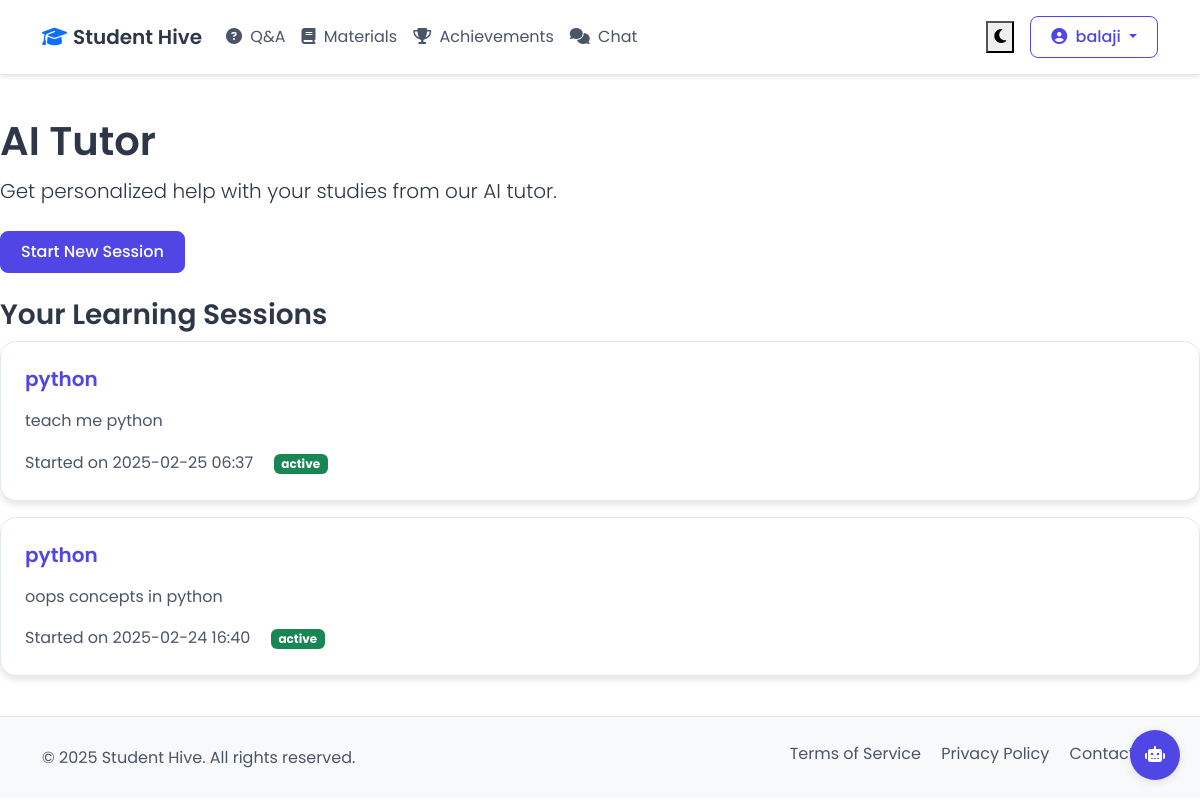
Screenshot of /ai-tutor (signed in) with the database file from the repository.
### app.py (models this page shows, shortened)
class User(UserMixin, db.Model):
    id = db.Column(db.Integer, primary_key=True)
    username = db.Column(db.String(80), unique=True, nullable=False)
    email = db.Column(db.String(120), unique=True, nullable=False)
    password_hash = db.Column(db.String(128))
    questions = db.relationship('Question', backref='author', lazy=True)
    answers = db.relationship('Answer', backref='author', lazy=True)
    achievements = db.relationship('Achievement', backref='user', lazy=True)
    materials = db.relationship('StudyMaterial', backref='author', lazy=True)
    projects = db.relationship('Project', backref='author', lazy=True)
    chat_messages = db.relationship('ChatMessage', backref='author', lazy=True)
    achievement_comments = db.relationship('AchievementComment', backref='author', lazy=True)
    tutor_sessions = db.relationship('TutorSession', backref='student', lazy=True)

class TutorSession(db.Model):
    id = db.Column(db.Integer, primary_key=True)
    topic = db.Column(db.String(200), nullable=False)
    content = db.Column(db.Text, nullable=False)
    status = db.Column(db.String(20), default='active')  # active, completed
    timestamp = db.Column(db.DateTime, default=datetime.utcnow)
    user_id = db.Column(db.Integer, db.ForeignKey('user.id'), nullable=False)
    messages = db.relationship('TutorMessage', backref='session', lazy=True)

### app.py (the view)
@app.route('/ai-tutor')
@login_required
def ai_tutor():
    sessions = TutorSession.query.filter_by(user_id=current_user.id).order_by(TutorSession.timestamp.desc()).all()
    return render_template('ai_tutor.html', sessions=sessions)

### app.py (called while the page is built)
@login_manager.user_loader
def load_user(user_id):
    return User.query.get(int(user_id))

### templates/ai_tutor.html
{% extends "base.html" %}
{% block content %}
<div class="row">
    <div class="col-md-12">
        <h1>AI Tutor</h1>
        <p class="lead mb-4">Get personalized help with your studies from our AI tutor.</p>
        <a href="{{ url_for('new_tutor_session') }}" class="btn btn-primary mb-4">Start New Session</a>
        <h3>Your Learning Sessions</h3>
        {% for session in sessions %}
        <div class="card mb-3">
            <div class="card-body">
                <h5 class="card-title">
                    <a href="{{ url_for('view_tutor_session', session_id=session.id) }}" class="text-decoration-none">
                        {{ session.topic }}
                    </a>
                </h5>
                <p class="card-text">{{ session.content[:200] }}{% if session.content|length > 200 %}...{% endif %}</p>
                <div class="text-muted">
                    Started on {{ session.timestamp.strftime('%Y-%m-%d %H:%M') }}
                    <span class="ms-3 badge {% if session.status == 'active' %}bg-success{% else %}bg-secondary{% endif %}">
                        {{ session.status }}
                    </span>
                </div>
            </div>
        </div>
        {% else %}
        <p>You haven't started any learning sessions yet.</p>
        {% endfor %}
    </div>
</div>
{% endblock %}

### templates/base.html (shortened to what this page needs)
<!DOCTYPE html>
<html lang="en" data-theme="light">
<head>
    <link href="https://cdn.jsdelivr.net/npm/bootstrap@5.3.0/dist/css/bootstrap.min.css" rel="stylesheet">
    <link href="https://cdnjs.cloudflare.com/ajax/libs/font-awesome/6.4.0/css/all.min.css" rel="stylesheet">
    <link href="{{ url_for('static', filename='style.css') }}" rel="stylesheet">
    {% include 'guide_bot.html' %}
</head>
<body>
    <nav class="navbar navbar-expand-lg sticky-top">
        <div class="container">
            <a class="navbar-brand d-flex align-items-center" href="{{ url_for('index') }}">
                <i class="fas fa-graduation-cap text-primary me-2"></i>
                Student Hive
            </a>
            <div class="collapse navbar-collapse" id="navbarNav">
                <ul class="navbar-nav me-auto">
                    <li class="nav-item">
                        <a class="nav-link" href="{{ url_for('questions') }}">
                            <i class="fas fa-question-circle me-1"></i> Q&A
                        </a>
                    </li>
                    <li class="nav-item">
                        <a class="nav-link" href="{{ url_for('study_materials') }}">
                            <i class="fas fa-book me-1"></i> Materials
                        </a>
                    </li>
                    <li class="nav-item">
                        <a class="nav-link" href="{{ url_for('achievements') }}">
                            <i class="fas fa-trophy me-1"></i> Achievements
                        </a>
                    </li>
                    <li class="nav-item">
                        <a class="nav-link" href="{{ url_for('chat') }}">
                            <i class="fas fa-comments me-1"></i> Chat
                        </a>
                    </li>
                </ul>
                <div class="d-flex align-items-center">
                    <button class="theme-toggle me-3" id="themeToggle">
                        <i class="fas fa-moon"></i>
                    </button>
                    {% if current_user.is_authenticated %}
                        <div class="dropdown">
                            <button class="btn btn-outline-primary dropdown-toggle" type="button" id="userMenu" data-bs-toggle="dropdown">
                                <i class="fas fa-user-circle me-1"></i>
                                {{ current_user.username }}
                            </button>
                        </div>
                    {% else %}
                        <a href="{{ url_for('login') }}" class="btn btn-outline-primary me-2">Login</a>
                        <a href="{{ url_for('register') }}" class="btn btn-primary">Register</a>
                    {% endif %}
                </div>
            </div>
        </div>
    </nav>
    <main class="py-4">
        {% block content %}{% endblock %}
    </main>
    <footer class="py-4 mt-auto" style="background-color: var(--bg-secondary);">
        <div class="container">
            <div class="row align-items-center">
                <div class="col-lg-6 text-center text-lg-start mb-3 mb-lg-0">
                    <span class="text-muted">&copy; 2025 Student Hive. All rights reserved.</span>
                </div>
                <div class="col-lg-6 text-md-end">
                    <div class="mb-2">
                        <a href="#" class="text-muted me-3">Terms of Service</a>
                        <a href="#" class="text-muted me-3">Privacy Policy</a>
                        <a href="#" class="text-muted">Contact Us</a>
                    </div>
                </div>
            </div>
        </div>
    </footer>
</body>
</html>

### static/style.css (style rules this page uses)
:root { --bg-primary: #ffffff; --bg-secondary: #f8f9fa; --text-primary: #2d3748; --text-secondary: #4a5568; --accent-primary: #4f46e5; --accent-secondary: #818cf8; --border-color: #e2e8f0; --card-bg: #ffffff; --shadow-color: rgba(0, 0, 0, 0.1); --success-color: #059669; --danger-color: #dc2626; --input-text: #2d3748; --input-bg: #ffffff; --input-border: #e2e8f0; --dropdown-bg: #ffffff; --dropdown-text: #2d3748; --dropdown-hover: #f8f9fa; --link-color: #4f46e5; }
body { background-color: var(--bg-primary); color: var(--text-primary); transition: background-color 0.3s, color 0.3s; font-family: 'Poppins', system-ui, -apple-system, sans-serif; line-height: 1.6; }
h1, h2, h3, h4, h5, h6 { color: var(--text-primary); font-weight: 600; line-height: 1.3; }
.text-muted { color: var(--text-secondary) !important; }
a { color: var(--link-color); text-decoration: none; }
.navbar { background-color: var(--bg-primary); border-bottom: 1px solid var(--border-color); padding: 1rem; box-shadow: 0 2px 4px var(--shadow-color); }
.navbar-brand { color: var(--text-primary) !important; font-weight: 600; font-size: 1.25rem; }
.nav-link { color: var(--text-secondary) !important; transition: color 0.2s; padding: 0.5rem 1rem; border-radius: 0.5rem; }
.card { background-color: var(--card-bg); border: 1px solid var(--border-color); border-radius: 1rem; box-shadow: 0 4px 6px var(--shadow-color); transition: transform 0.2s, box-shadow 0.2s; }
.card-body { padding: 1.5rem; }
.card-title { color: var(--text-primary); font-weight: 600; margin-bottom: 1rem; }
.card-text { color: var(--text-secondary); }
.btn { padding: 0.5rem 1.25rem; border-radius: 0.5rem; font-weight: 500; transition: all 0.2s; }
.btn-primary { background-color: var(--accent-primary); border-color: var(--accent-primary); color: white !important; }
.btn-outline-primary { color: var(--accent-primary) !important; border-color: var(--accent-primary); background-color: transparent; }
footer { background-color: var(--bg-secondary); color: var(--text-primary); border-top: 1px solid var(--border-color); }
footer a { color: var(--text-secondary); }

### rows the page displays
User: username "balaji"
TutorSession: topic "python", content "teach me python", timestamp "2025-02-25 06:37", status "active"
TutorSession: topic "python", content "oops concepts in python", timestamp "2025-02-24 16:40", status "active"
